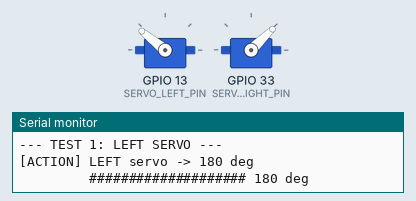
This sketch was run on a simulated ESP32. On the bench: 2 × servo, the last lines printed to the serial monitor. Servo pulses on a pin are drawn as a servo (544–2400 µs = 0–180°).

Above: at 1.55 s.
At 7.25 s:
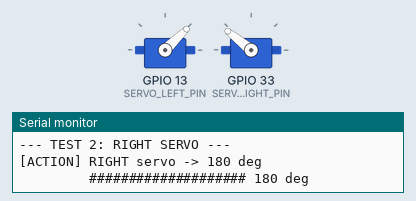
At 13.05 s:
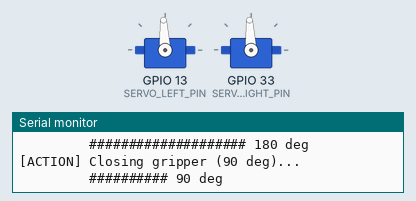
At 16.45 s:
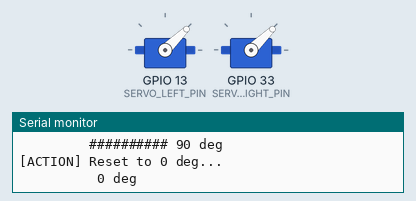
Timing chart, 0 to 21.0 s (numbered marks = the images above):
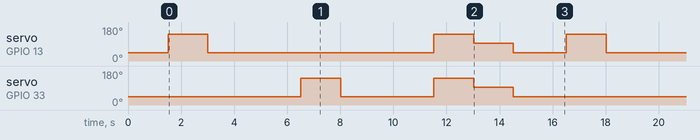

Measured:
- by itself, servo on GPIO 13 (SERVO_LEFT_PIN): repeats every 15.0 s: 44° 8.5 s, 141° 1.5 s, 93° 1.5 s, 44° 2.0 s, 141° 1.5 s
- by itself, servo on GPIO 33 (SERVO_RIGHT_PIN): repeats every 15.0 s: 44° 3.5 s, 141° 1.5 s, 93° 1.5 s, 44° 7.0 s, 141° 1.5 s

The sketch:

test_servo_gripper.ino
```cpp
// TEST: Сервомоторы захвата (ESP32 PWM)
// Тестирует две серво на GPIO 13 и GPIO 33 с использованием встроенной PWM
// Поворачивает их по очереди: 0° → 180° → 0°
// Совместимо с ESP32 Arduino Core v3.x

#define SERVO_LEFT_PIN 13
#define SERVO_RIGHT_PIN 33
#define PWM_FREQ 50        // 50 Hz для сервомоторов
#define PWM_RESOLUTION 16  // 16-bit resolution

// Функция для конвертирования углов в PWM значение
// Требуется ESP32 Arduino Core >= 3.x (использует ledcAttach/ledcWrite по пину)
int angleToPWM(int angle) {
  // 0° = 1000us, 180° = 2000us
  // На 50Hz и 16-bit: 1us = 32768/10000 = 3.2768 ticks (точное значение)
  int pulse = 1000 + (angle * 1000) / 180;
  return (int)(pulse * 3.2768);
}

// В ESP32 v3.x работаем напрямую по пину (без каналов)
void setServoAngle(int pin, int angle) {
  angle = constrain(angle, 0, 180);
  int pwmValue = angleToPWM(angle);
  ledcWrite(pin, pwmValue);
}

void setup() {
  Serial.begin(115200);
  Serial.println("\n=== SERVO GRIPPER TEST (ESP32 PWM) ===");
  Serial.println("Testing two servo motors:");
  Serial.println("  Left Servo  -> GPIO 13");
  Serial.println("  Right Servo -> GPIO 33");
  Serial.println("Using ESP32 built-in PWM (50Hz)");

  // Инициализировать PWM для ESP32 v3.x (по пину)
  Serial.println("\n[INIT] Attaching PWM to pins...");
  ledcAttach(SERVO_LEFT_PIN, PWM_FREQ, PWM_RESOLUTION);
  ledcAttach(SERVO_RIGHT_PIN, PWM_FREQ, PWM_RESOLUTION);
  delay(500);

  // Начальная позиция - 0°
  setServoAngle(SERVO_LEFT_PIN, 0);
  setServoAngle(SERVO_RIGHT_PIN, 0);
  Serial.println("[OK] Servos initialized at 0 deg");
  delay(1000);
}

void loop() {
  // Тест 1: Левая серво 0° → 180° → 0°
  Serial.println("\n--- TEST 1: LEFT SERVO ---");
  testServo(SERVO_LEFT_PIN, "LEFT");
  delay(2000);

  // Тест 2: Правая серво 0° → 180° → 0°
  Serial.println("\n--- TEST 2: RIGHT SERVO ---");
  testServo(SERVO_RIGHT_PIN, "RIGHT");
  delay(2000);

  // Тест 3: Обе серво вместе (захват работает)
  Serial.println("\n--- TEST 3: BOTH SERVOS (OPEN/CLOSE) ---");

  Serial.println("[ACTION] Opening gripper (180 deg)...");
  setServoAngle(SERVO_LEFT_PIN, 180);
  setServoAngle(SERVO_RIGHT_PIN, 180);
  printServoAngle(180);
  delay(1500);

  Serial.println("[ACTION] Closing gripper (90 deg)...");
  setServoAngle(SERVO_LEFT_PIN, 90);
  setServoAngle(SERVO_RIGHT_PIN, 90);
  printServoAngle(90);
  delay(1500);

  Serial.println("[ACTION] Reset to 0 deg...");
  setServoAngle(SERVO_LEFT_PIN, 0);
  setServoAngle(SERVO_RIGHT_PIN, 0);
  printServoAngle(0);
  delay(2000);
}

void testServo(int pin, const char* name) {
  // Поворот на 180°
  Serial.print("[ACTION] ");
  Serial.print(name);
  Serial.println(" servo -> 180 deg");
  setServoAngle(pin, 180);
  printServoAngle(180);
  delay(1500);

  // Возврат на 0°
  Serial.print("[ACTION] ");
  Serial.print(name);
  Serial.println(" servo -> 0 deg");
  setServoAngle(pin, 0);
  printServoAngle(0);
  delay(1500);

  Serial.print("[OK] ");
  Serial.print(name);
  Serial.println(" servo test completed");
}

void printServoAngle(int angle) {
  Serial.print("         ");
  int bars = map(angle, 0, 180, 0, 20);
  for (int i = 0; i < bars; i++) Serial.print("#");
  Serial.print(" ");
  Serial.print(angle);
  Serial.println(" deg");
}

// Author: Anton Petnitsky
// GitHub: https://github.com/Mukller/Balance_robot
// Last modified: 2026-06-09 23:10:05 +0300
```
